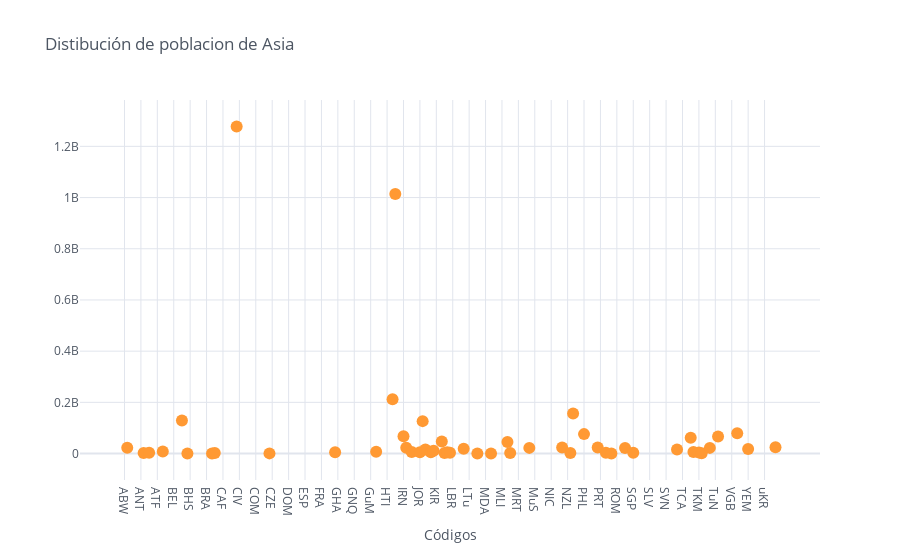

Notebook cell for this chart:
### Code cell
#Scatterplot o Mapa de dispersión

Data[['Asia']].iplot(kind='scatter', mode='markers',xTitle='Códigos', 
                               title='Distibución de poblacion de Asia')

### Figure 1 — Plotly figure (JSON) as saved in the notebook; plotly's stock layout.template omitted (floating-point values rounded to 4 significant figures; data arrays with more than 128 entries replaced by an {"elided": "..."} marker saying what was removed)
{"data": [{"line": {"color": "rgba(255, 153, 51, 1.0)", "dash": "solid", "shape": "linear", "width": 1.3}, "marker": {"size": 12, "symbol": "circle"}, "mode": "markers", "name": "Asia", "text": "", "type": "scatter", "x": {"elided": "239 str values"}, "y": {"elided": "239 mixed values"}}], "layout": {"legend": {"bgcolor": "#FFFFFF", "font": {"color": "#4D5663"}}, "paper_bgcolor": "#FFFFFF", "plot_bgcolor": "#FFFFFF", "title": {"font": {"color": "#4D5663"}, "text": "Distibución de poblacion de Asia"}, "xaxis": {"gridcolor": "#E1E5ED", "showgrid": true, "tickfont": {"color": "#4D5663"}, "title": {"font": {"color": "#4D5663"}, "text": "Códigos"}, "zerolinecolor": "#E1E5ED"}, "yaxis": {"gridcolor": "#E1E5ED", "showgrid": true, "tickfont": {"color": "#4D5663"}, "title": {"font": {"color": "#4D5663"}, "text": ""}, "zerolinecolor": "#E1E5ED"}}}
